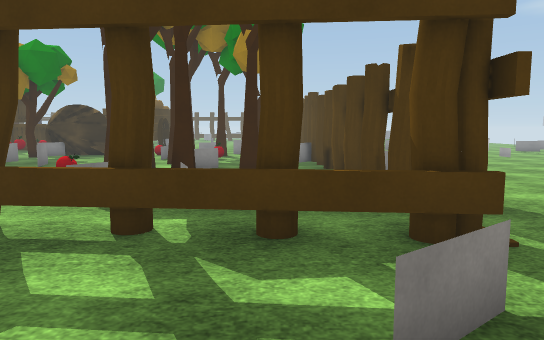
View 1 (above)

24 first-person views from a walk through a Unity game level. The camera is 1.4 m above the floor, tilts 6° down and sees 70° across. The floor is counted in squares, 1 m on a side. Each view is taken from the middle of a square. On the plan, view 1 faces up. The plan holds only what a view shows up to about 16 squares ahead; the rest is blank. The place goes on beyond the plan. Some animated figures are not drawn. Some surface patterns are stand-ins.

View 2
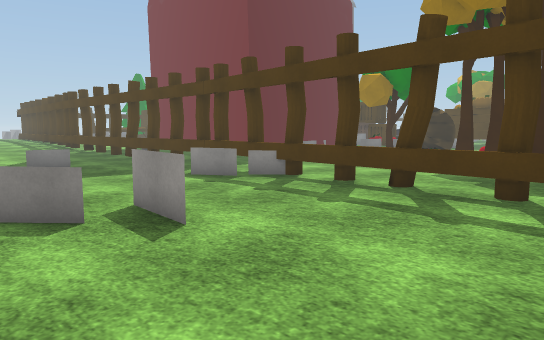

View 3
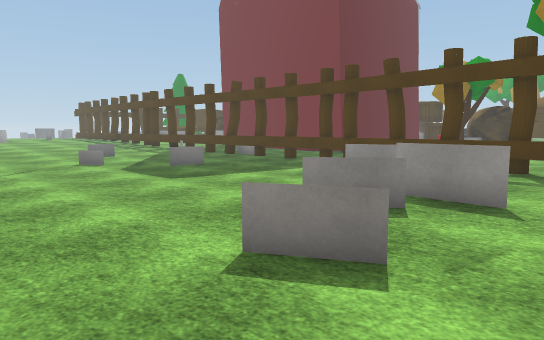

View 4
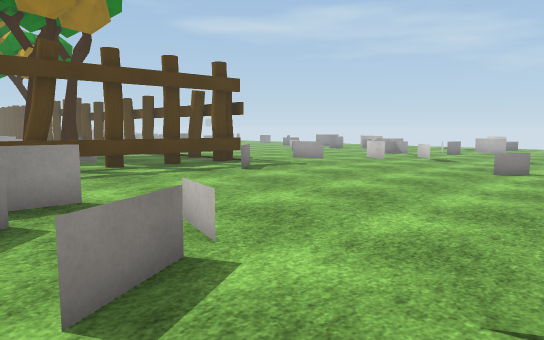

View 5
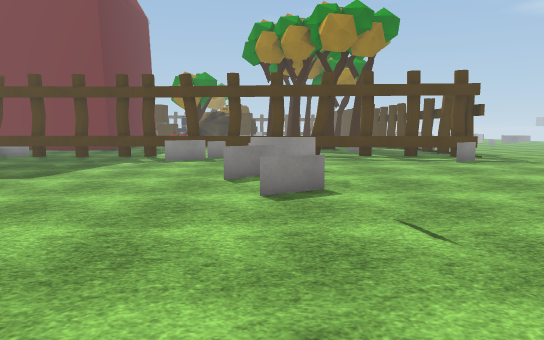

View 6
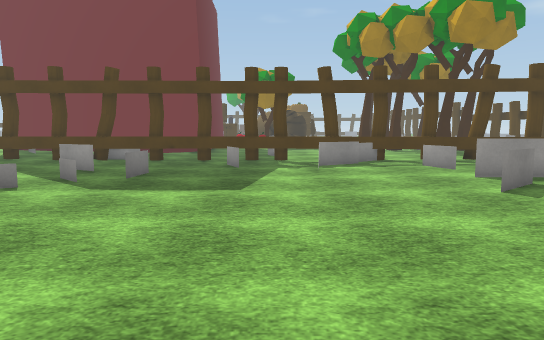

View 7
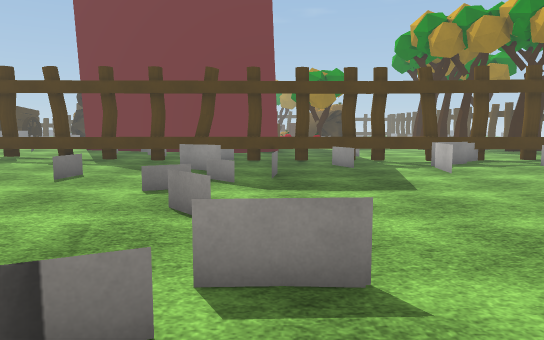

View 8
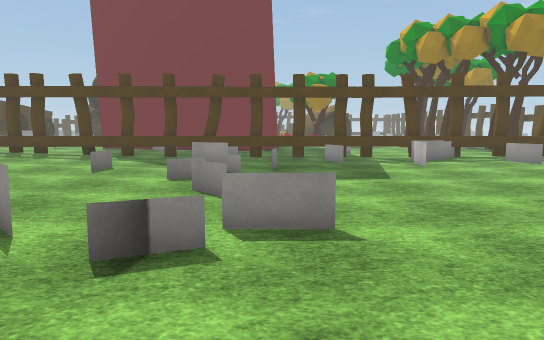

View 9
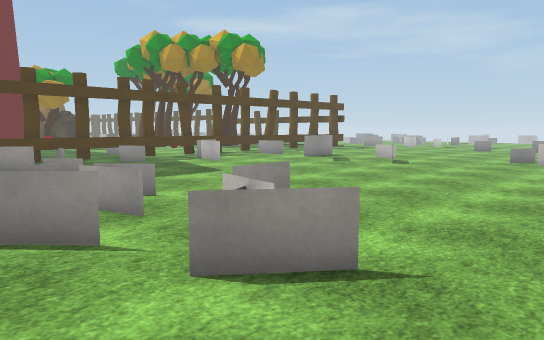

View 10
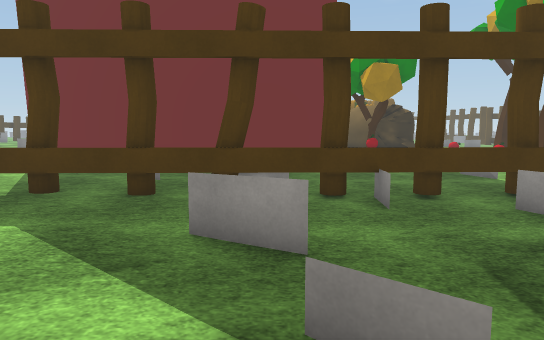

View 11
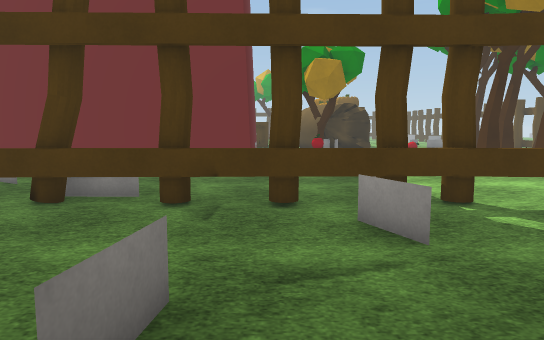

View 12
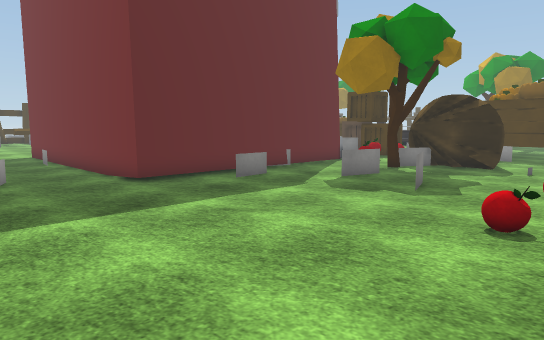

View 13
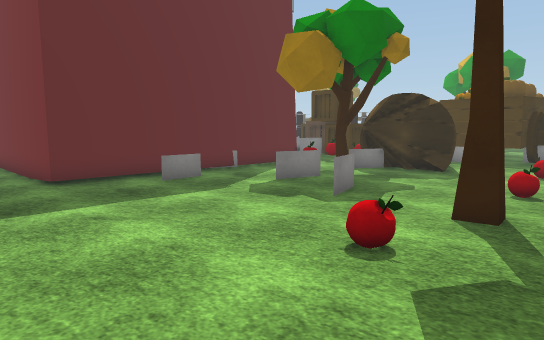

View 14
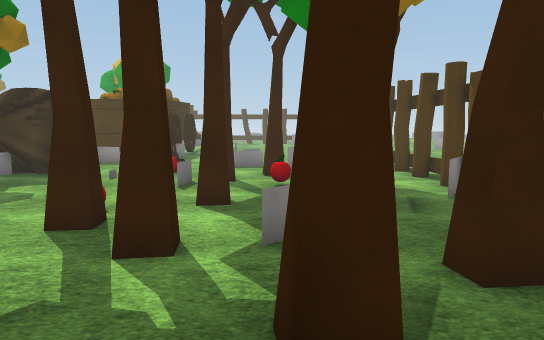

View 15
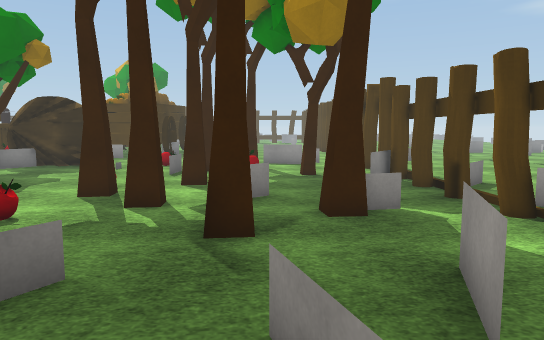

View 16
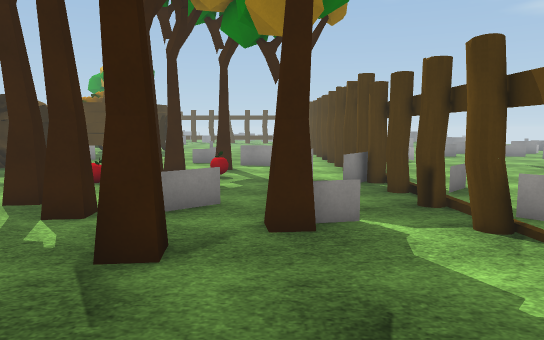

View 17
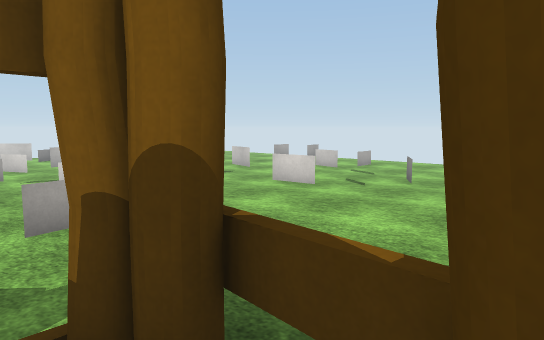

View 18
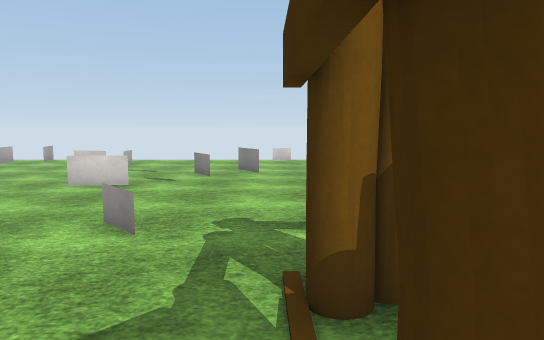

View 19
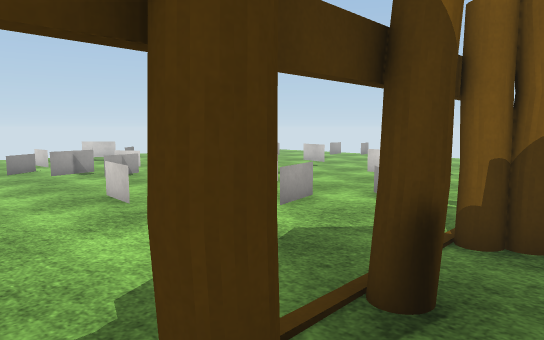

View 20
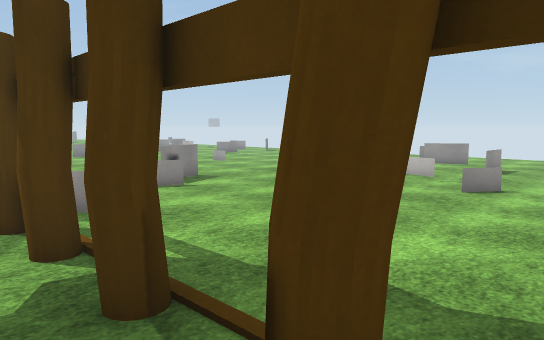

View 21
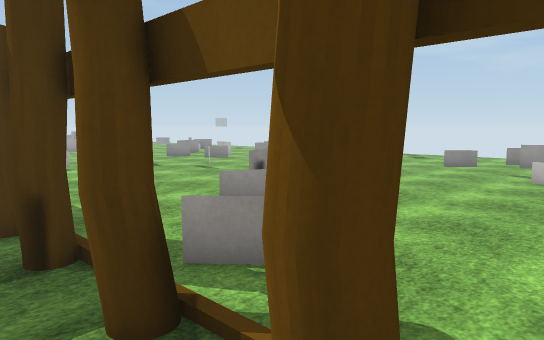

View 22
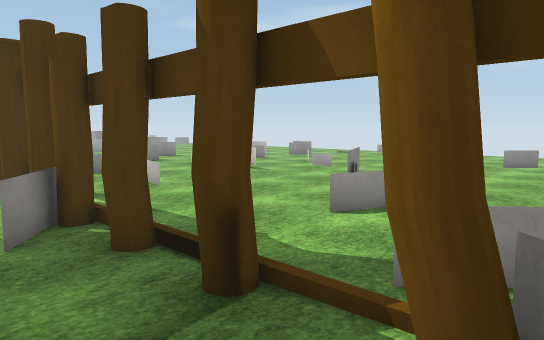

View 23
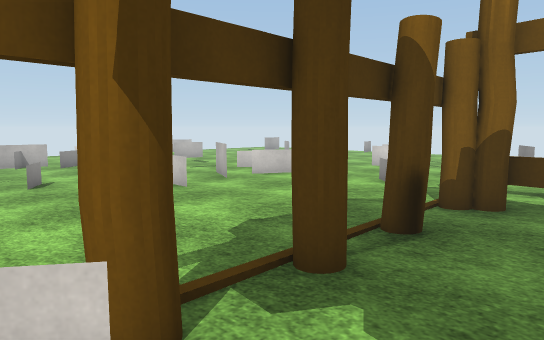

View 24
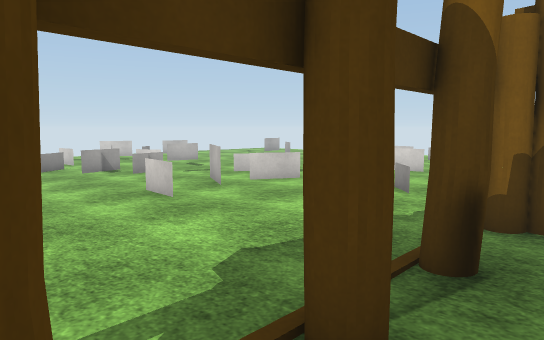

### Floor plan
Key: @ floor where view 1 was taken; # wall or solid block; x gap in a wall; . main floor; - floor 0.25 m lower than the main floor; = window, fence, low wall or low ledge; T thing the floor can be seen under or through; O other object.
Columns run from 24 left of view 1 to 20 right of it. Each row starts with its distance up from view 1.
 21             O......OO-----=-----------
 20            .O......=-O-O--#----=------
 19         #..O......=--=----#---=----
 18         #..O=....=O.--=-==#--=------
 17         #...=.=.....O...=-#-=--#=#-==  ---
 16         #.==...=........=.=---==--=-------==
 15         #......=..O...=...#..------=--------
 14         #.=........OO=...=.....------------==
 13         #..............O#.#.=...--------=-- =
 12         #.==......O...#...=......-----=---
 11 #########.....=......OO...#......----=---
 10  ...........==........=.=........==---=--===
  9 =...........=.......=...=.#.......--=-----==
  8 ..==. = ..............==..=.......--------=
  7 ..... ....................#.......-------==
  6 TT.#.#=#=#=TT=#..................==-----=-=
  5  ======.=--....=#=#=#=#=#.#.......-----==
  4 .........--=..==........==....=...==--==--
  3 .....=...-=...=..=........=..=....=---=---=
  2 .....==.==--..=...=......=....=..= -- ---=-
  1 ....=...=----....................  ==
  0 ...=...=------....==....@........-==
 -1 ......=-------...==..............--
 -2  ......--------..=..=...........---
 -3   ....=---------....=..........==---
 -4   ....-=----------==.........-==-----
 -5    ...=--------------.....---=-------
 -6     =.=--------------------=--==-- ---
 -7     ==#===------=------   --=---=- ---x
 -8     .-=---------------    -- ---- ==--=
 -9     .==---------------=       --
-10     --=--------------
-11      -------      =
-12    .    -         -

Positions as (right, up) in squares from view 1, and headings:
1: (0, 0), facing up
2: (0, -3), facing up-left
3: (-3, -7), facing up-left
4: (-7, -7), facing up-right
5: (-6, -12), facing up
6: (-12, -10), facing up
7: (-16, -10), facing up
8: (-16, -12), facing up
9: (-21, -12), facing up-right
10: (-18, -2), facing up
11: (-15, -1), facing up
12: (-5, 6), facing up-left
13: (-4, 8), facing up-left
14: (-3, 9), facing up
15: (-2, 6), facing up
16: (-1, 7), facing up
17: (0, 6), facing down-right
18: (3, 8), facing down
19: (1, 10), facing down-right
20: (1, 6), facing up-right
21: (1, 10), facing up-right
22: (0, 12), facing up-right
23: (0, 12), facing down-right
24: (1, 11), facing down-right
